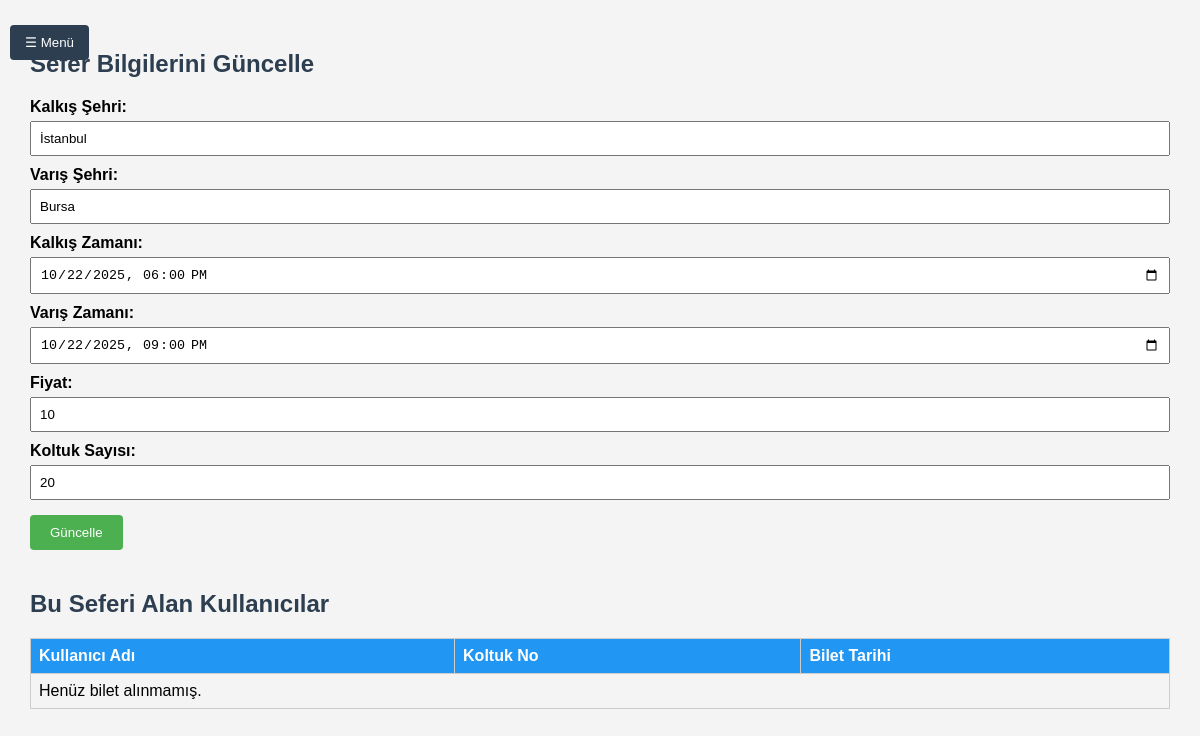
Screenshot of /adminpanel/tripsedit.php?id=6 (signed in) with the database file from the repository.
### tables this page shows
CREATE TABLE Trips (
        id INTEGER PRIMARY KEY AUTOINCREMENT,
        company_id INTEGER NOT NULL,
        destination_city TEXT NOT NULL,
        arrival_time DATETIME NOT NULL,
        departure_time DATETIME NOT NULL,
        departure_city TEXT NOT NULL,
        price INTEGER NOT NULL,
        capacity INTEGER NOT NULL,
        created_date TIMESTAMP DEFAULT CURRENT_TIMESTAMP,
        FOREIGN KEY (company_id) REFERENCES Bus_Company(id)
    );

### adminpanel/tripsedit.php (the view, shortened to what this page needs)
<?php
require_once __DIR__ . '/../db(database)/includes/db.php';
$trip_id = $_GET['id'] ?? null;
$stmt = $db->prepare("SELECT * FROM Trips WHERE id = ?");
$stmt->execute([$trip_id]);
$trip = $stmt->fetch(PDO::FETCH_ASSOC);
?>
<!DOCTYPE html>
<html lang="tr">
<head>
</head>
<body>
<button id="toggleBtn">☰ Menü</button>
<div class="main">
  <h2>Sefer Bilgilerini Güncelle</h2>
  <form method="POST">
    <label>Kalkış Şehri:</label>
    <input type="text" name="departure_city" value="<?= htmlspecialchars($trip['departure_city']) ?>">
    <label>Varış Şehri:</label>
    <input type="text" name="destination_city" value="<?= htmlspecialchars($trip['destination_city']) ?>">
    <label>Kalkış Zamanı:</label>
    <input type="datetime-local" name="departure_time" value="<?= date('Y-m-d\TH:i', strtotime($trip['departure_time'])) ?>">
    <label>Varış Zamanı:</label>
    <input type="datetime-local" name="arrival_time" value="<?= date('Y-m-d\TH:i', strtotime($trip['arrival_time'])) ?>">
    <label>Fiyat:</label>
    <input type="number" name="price" step="0.01" value="<?= htmlspecialchars($trip['price']) ?>">
    <label>Koltuk Sayısı:</label>
    <input type="number" name="capacity" value="<?= htmlspecialchars($trip['capacity']) ?>">
    <button type="submit">Güncelle</button>
  </form>
  <h2>Bu Seferi Alan Kullanıcılar</h2>
  <table>
    <thead>
      <tr>
        <th>Kullanıcı Adı</th>
        <th>Koltuk No</th>
        <th>Bilet Tarihi</th>
      </tr>
    </thead>
    <tbody>
      <?php
      $stmt = $db->prepare("SELECT User.full_name, Booked_Seats.seat_number, Tickets.created_at
                            FROM Tickets
                            JOIN User ON Tickets.user_id = User.id
                            JOIN Booked_Seats ON Booked_Seats.ticket_id = Tickets.id
                            WHERE Tickets.trip_id = ?");
      $stmt->execute([$trip_id]);
      $bookings = $stmt->fetchAll(PDO::FETCH_ASSOC);
      if ($bookings) {
        foreach ($bookings as $booking) {
          echo "<tr>
                  <td>" . htmlspecialchars($booking['full_name']) . "</td>
                  <td>" . htmlspecialchars($booking['seat_number']) . "</td>
                  <td>" . htmlspecialchars($booking['created_at']) . "</td>
                </tr>";
        }
      } else {
        echo "<tr><td colspan='3'>Henüz bilet alınmamış.</td></tr>";
      }
      ?>
    </tbody>
  </table>
</div>
</body>
</html>

### adminpanel/tripsedit.php (style rules this page uses)
body { margin: 0; font-family: sans-serif; background-color: #f4f4f4; padding: 30px; }
#toggleBtn { position: fixed; top: 10px; left: 10px; z-index: 1001; background-color: #2c3e50; color: white; border: none; padding: 10px 15px; cursor: pointer; border-radius: 4px; }
.main { margin-left: 0; transition: margin-left 0.3s ease; }
h2 { color: #2c3e50; }
form { margin-bottom: 40px; }
label { display: block; margin-top: 10px; font-weight: bold; }
input[type="text"], input[type="number"], input[type="datetime-local"] { width: 100%; padding: 8px; margin-top: 5px; box-sizing: border-box; }
button { margin-top: 15px; padding: 10px 20px; background-color: #4caf50; color: white; border: none; cursor: pointer; border-radius: 4px; }
table { width: 100%; border-collapse: collapse; }
th, td { border: 1px solid #ccc; padding: 8px; text-align: left; }
th { background-color: #2196F3; color: white; }

### rows the page displays
trips: departure_city "İstanbul", destination_city "Bursa", departure_time "10/22/2025 18:00", arrival_time "10/22/2025 21:00", price "10", capacity "20"
